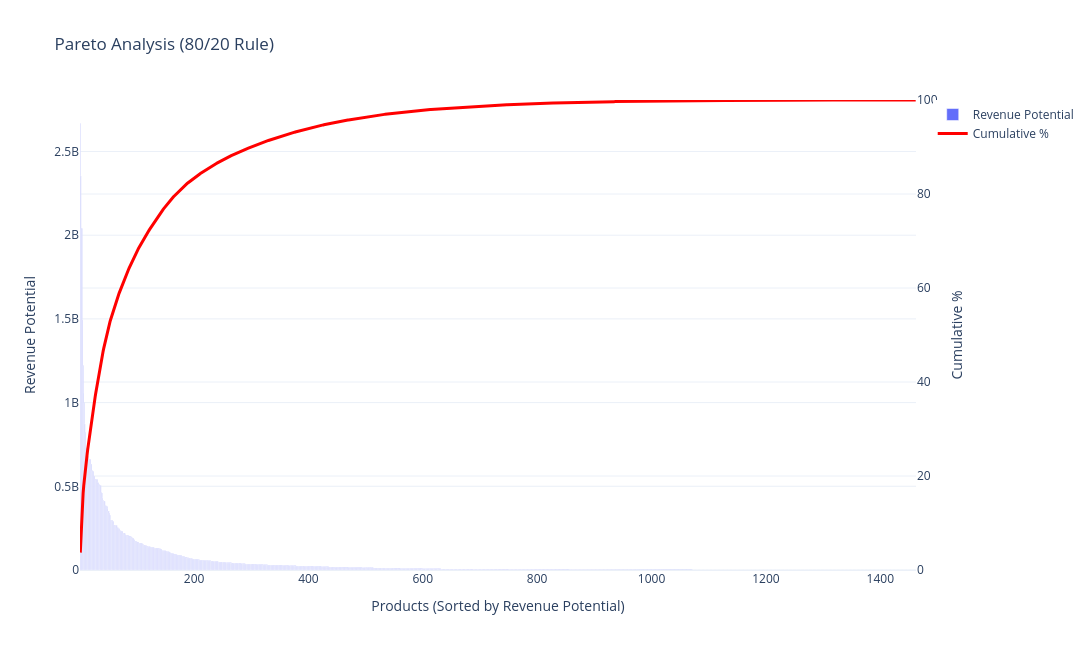

Notebook source saved alongside this figure:
### Code cell
## Step 10: Pareto Chart (Highly Recommended)
import plotly.graph_objects as go

fig = go.Figure()

# Revenue Potential Bars
fig.add_trace(go.Bar(
    x=pareto_df.index + 1,
    y=pareto_df["Revenue_Potential"],
    name="Revenue Potential"
))

# Cumulative Percentage Line
fig.add_trace(go.Scatter(
    x=pareto_df.index + 1,
    y=pareto_df["Cumulative_%"],
    mode="lines",
    name="Cumulative %",
    yaxis="y2",
    line=dict(color="red", width=3)
))

fig.update_layout(
    title="Pareto Analysis (80/20 Rule)",
    xaxis_title="Products (Sorted by Revenue Potential)",
    yaxis_title="Revenue Potential",

    yaxis2=dict(
        title="Cumulative %",
        overlaying="y",
        side="right",
        range=[0, 100]
    ),

    template="plotly_white",
    width=1200,
    height=650
)

fig.show()

### Figure 1 — Plotly figure (JSON) as saved in the notebook; plotly's stock layout.template omitted (floating-point values rounded to 4 significant figures; data arrays with more than 128 entries replaced by an {"elided": "..."} marker saying what was removed)
{"data": [{"name": "Revenue Potential", "type": "bar", "x": {"elided": "1462 int values"}, "y": {"elided": "1462 float values"}}, {"line": {"color": "red", "width": 3}, "mode": "lines", "name": "Cumulative %", "type": "scatter", "x": {"elided": "1462 int values"}, "y": {"elided": "1462 float values"}, "yaxis": "y2"}], "layout": {"height": 650, "title": {"text": "Pareto Analysis (80/20 Rule)"}, "width": 1200, "xaxis": {"title": {"text": "Products (Sorted by Revenue Potential)"}}, "yaxis": {"title": {"text": "Revenue Potential"}}, "yaxis2": {"overlaying": "y", "range": [0, 100], "side": "right", "title": {"text": "Cumulative %"}}}}
